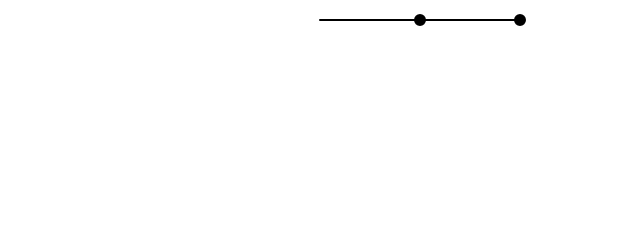
Frame 1 (no input)
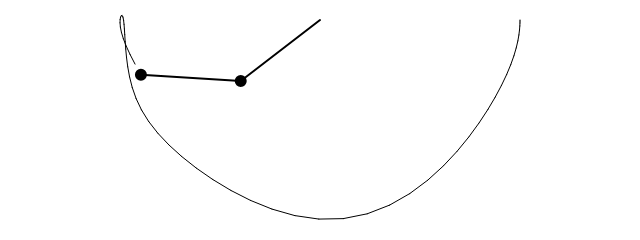
Frame 60 (no input)
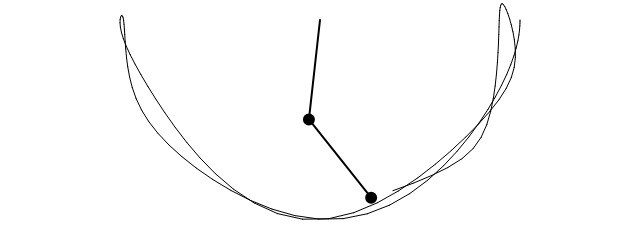
Frame 120 (the mouse pressed at the canvas centre since frame 60)

The p5.js sketch that drew these frames (run headless with seeded random() and noise() and a simulated clock; from frame 60 on, the mouse is pressed at the canvas centre):

// p5.js sketch
// ── sketch.js
// Daniel Shiffman
// https://thecodingtrain.com/CodingChallenges/093-double-pendulum.html
// https://youtu.be/uWzPe_S-RVE

let r1 = 100;
let r2 = 100;
let m1 = 10;
let m2 = 10;
let a1 = 0;
let a2 = 0;
let a1_v = 0;
let a2_v = 0;
let g = 1;

let px2 = -1;
let py2 = -1;
let cx, cy;

let buffer;

function setup() {
  createCanvas(640, 240);
  a1 = PI / 2;
  a2 = PI / 2;
  cx = width / 2;
  cy = 20;
  buffer = createGraphics(width, height);
  buffer.background(255);
  buffer.translate(cx, cy);
}

function draw() {
  background(255);
  imageMode(CORNER);
  image(buffer, 0, 0, width, height);

  let num1 = -g * (2 * m1 + m2) * sin(a1);
  let num2 = -m2 * g * sin(a1 - 2 * a2);
  let num3 = -2 * sin(a1 - a2) * m2;
  let num4 = a2_v * a2_v * r2 + a1_v * a1_v * r1 * cos(a1 - a2);
  let den = r1 * (2 * m1 + m2 - m2 * cos(2 * a1 - 2 * a2));
  let a1_a = (num1 + num2 + num3 * num4) / den;

  num1 = 2 * sin(a1 - a2);
  num2 = (a1_v * a1_v * r1 * (m1 + m2));
  num3 = g * (m1 + m2) * cos(a1);
  num4 = a2_v * a2_v * r2 * m2 * cos(a1 - a2);
  den = r2 * (2 * m1 + m2 - m2 * cos(2 * a1 - 2 * a2));
  let a2_a = (num1 * (num2 + num3 + num4)) / den;

  translate(cx, cy);
  stroke(0);
  strokeWeight(2);

  let x1 = r1 * sin(a1);
  let y1 = r1 * cos(a1);

  let x2 = x1 + r2 * sin(a2);
  let y2 = y1 + r2 * cos(a2);

  line(0, 0, x1, y1);
  fill(0);
  ellipse(x1, y1, m1, m1);

  line(x1, y1, x2, y2);
  fill(0);
  ellipse(x2, y2, m2, m2);

  a1_v += a1_a;
  a2_v += a2_a;
  a1 += a1_v;
  a2 += a2_v;

  // a1_v *= 0.99;
  // a2_v *= 0.99;

  buffer.stroke(0);
  if (frameCount > 1) {
    buffer.line(px2, py2, x2, y2);
  }

  px2 = x2;
  py2 = y2;
}
